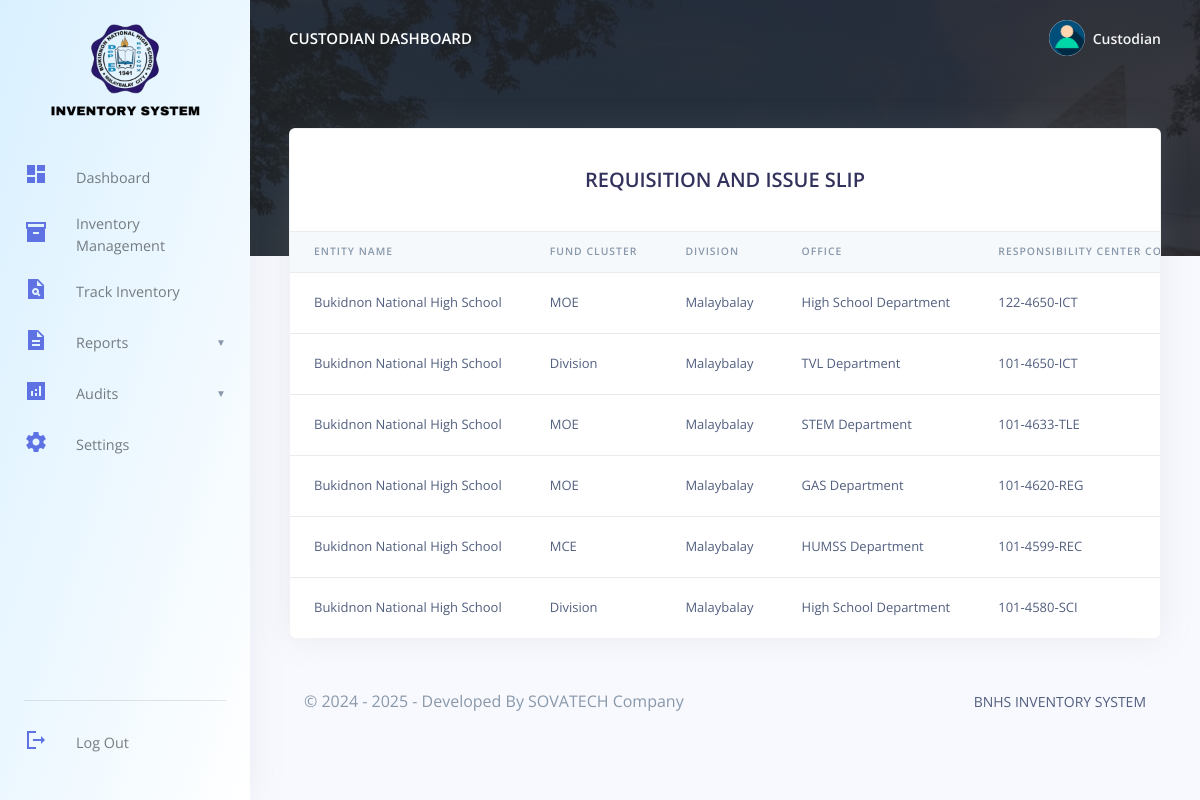
Before: /BNHS/staff/display_ris.php (signed in) with the older database file.
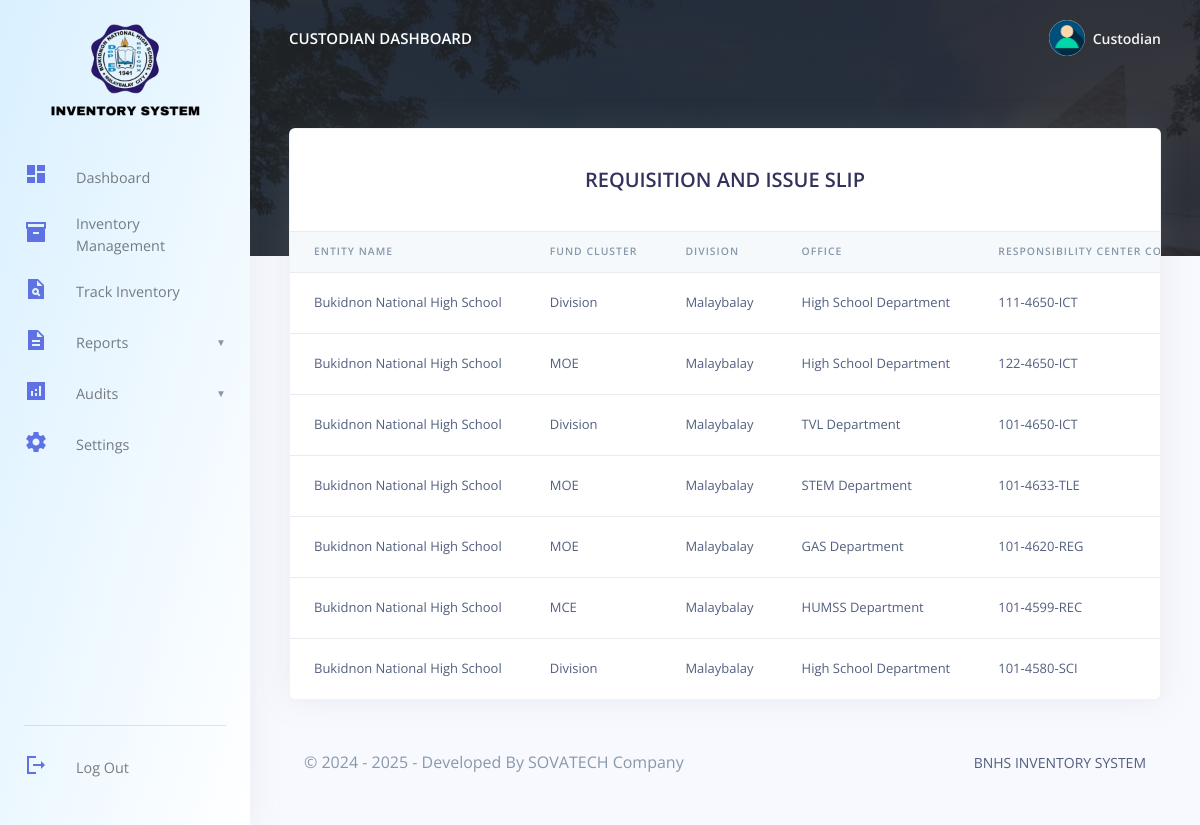
After: the same page with the newer database file.
### tables this page shows
CREATE TABLE `bnhs_staff` (
  `staff_id` varchar(15) NOT NULL,
  `staff_name` varchar(255) DEFAULT NULL,
  `staff_email` varchar(255) DEFAULT NULL,
  `staff_password` varchar(255) DEFAULT NULL,
  `created_at` timestamp(6) NULL DEFAULT current_timestamp(6) ON UPDATE current_timestamp(6),
  `resetcode` int(6) DEFAULT NULL
);

CREATE TABLE `requisition_and_issue_slips` (
  `ris_id` int(11) NOT NULL,
  `entity_id` int(11) NOT NULL,
  `division` varchar(100) DEFAULT NULL,
  `office` varchar(100) DEFAULT NULL,
  `responsibility_code` varchar(50) DEFAULT NULL,
  `ris_no` varchar(50) NOT NULL,
  `purpose` text DEFAULT NULL,
  `requested_by_name` varchar(100) NOT NULL,
  `requested_by_designation` varchar(100) DEFAULT NULL,
  `requested_by_date` date DEFAULT NULL,
  `approved_by_name` varchar(100) DEFAULT NULL,
  `approved_by_designation` varchar(100) DEFAULT NULL,
  `approved_by_date` date DEFAULT NULL,
  `issued_by_name` varchar(100) DEFAULT NULL,
  `issued_by_designation` varchar(100) DEFAULT NULL,
  `issued_by_date` date DEFAULT NULL,
  `received_by_name` varchar(100) DEFAULT NULL,
  `received_by_designation` varchar(100) DEFAULT NULL,
  `received_by_date` date DEFAULT NULL,
  `created_at` timestamp NOT NULL DEFAULT current_timestamp(),
  `updated_at` timestamp NOT NULL DEFAULT current_timestamp() ON UPDATE current_timestamp()
);

CREATE TABLE `entities` (
  `entity_id` int(11) NOT NULL,
  `entity_name` varchar(100) NOT NULL,
  `fund_cluster` varchar(50) NOT NULL,
  `created_at` timestamp NOT NULL DEFAULT current_timestamp(),
  `updated_at` timestamp NOT NULL DEFAULT current_timestamp() ON UPDATE current_timestamp()
);

### BNHS/staff/display_ris.php (the view, shortened to what the changed rows need)
<?php
include('config/config.php');
require_once('partials/_head.php');
?>
<body>
  <?php require_once('partials/_sidebar.php'); ?>
  <div class="main-content">
    <?php require_once('partials/_topnav.php'); ?>
    <div class="container-fluid mt--8">
      <div class="row">
        <div class="col">
          <div class="card shadow">
            <div class="card-header border-0">
              <div class="col">
                <h2 class="text-center mb-3 pt-3 text-uppercase">Requisition and Issue Slip</h2>
              </div>
            </div>
            <div class="table-responsive">
              <table class="table align-items-center table-flush">
                <thead class="thead-light">
                  <tr>
                    <th scope="col">Entity Name</th>
                    <th scope="col">Fund Cluster</th>
                    <th scope="col">Division</th>
                    <th scope="col">Office</th>
                    <th scope="col">Responsibility Center Code</th>
                  </tr>
                </thead>
                <tbody>
                  <?php
                  $ret = "SELECT
                        r.*,
                        e.entity_name,
                        e.fund_cluster
                      FROM requisition_and_issue_slips r
                      JOIN entities e ON r.entity_id = e.entity_id
                      GROUP BY r.ris_no
                      ORDER BY r.created_at DESC, r.ris_id";
                  $stmt = $mysqli->prepare($ret);
                  $stmt->execute();
                  $res = $stmt->get_result();
                  while ($ris = $res->fetch_object()) {
                  ?>
                    <tr>
                      <td><?php echo htmlspecialchars($ris->entity_name); ?></td>
                      <td><?php echo htmlspecialchars($ris->fund_cluster); ?></td>
                      <td><?php echo htmlspecialchars($ris->division); ?></td>
                      <td><?php echo htmlspecialchars($ris->office); ?></td>
                      <td><?php echo htmlspecialchars($ris->responsibility_code); ?></td>
                    </tr>
                  <?php } ?>
                </tbody>
              </table>
            </div>
          </div>
        </div>
      </div>
    </div>
  </div>
</body>
</html>

### BNHS/staff/partials/_sidebar.php (shortened to what the changed rows need)
<?php
$staff_id = $_SESSION['staff_id'];
$ret = "SELECT * FROM   bnhs_staff  WHERE staff_id = '$staff_id'";
$stmt = $mysqli->prepare($ret);
$stmt->execute();
$res = $stmt->get_result();
while ($staff = $res->fetch_object()) {
  ?>
  <nav class="navbar navbar-vertical fixed-left navbar-expand-md navbar-light" id="sidenav-main" style="background: linear-gradient(to bottom right, #d9f0ff, #ffffff);">
    <div class="container-fluid">
      <a class="pt-1 nav-logo-container" href="dashboard.php">
        <img src="assets/img/theme/logos.png" class="nav-logo" alt="...">
      </a>
      <div class="collapse navbar-collapse" id="sidenav-collapse-main">
        <ul class="navbar-nav">
          <li class="nav-item">
            <a class="nav-link" href="dashboard.php">
              <i><span class="material-icons-sharp text-primary">dashboard</span></i> Dashboard
            </a>
          </li>
          <li class="nav-item">
            <a class="nav-link" href="inventory_management.php">
              <i><span class="material-icons-sharp text-primary">inventory_2</span></i> Inventory Management
            </a>
          </li>
          <li class="nav-item">
            <a class="nav-link" href="track_inventory.php">
              <i><span class="material-icons-sharp text-primary">plagiarism</span></i> Track Inventory
            </a>
          </li>
          <li class="nav-item">
            <a class="nav-link" href="#reportsSubmenu" data-toggle="collapse" aria-expanded="false" style="display: flex; align-items: center;">
              <i><span class="material-icons-sharp text-primary">description</span></i> Reports
            </a>
          </li>
          <li class="nav-item">
            <a class="nav-link" href="#AuditsSubmenu" data-toggle="collapse" aria-expanded="false" style="display: flex; align-items: center;">
              <i><span class="material-icons-sharp text-primary">analytics</span></i> Audits
            </a>
          </li>
          <li class="nav-item">
            <a class="nav-link" href="change_profile.php">
              <i><span class="material-icons-sharp text-primary">settings</span></i> Settings
            </a>
          </li>
        </ul>
        <div class="sidebar-footer mt-auto">
          <hr class="my-3">
          <ul class="navbar-nav mb-md-3">
            <li class="nav-item">
              <a class="nav-link" href="logout.php" id="logoutBtn">
                <i><span class="material-icons-sharp text-primary">logout</span></i> Log Out
              </a>
            </li>
          </ul>
        </div>
      </div>
    </div>
  </nav>
<?php } ?>

### BNHS/staff/partials/_topnav.php (shortened to what the changed rows need)
<?php
$staff_id = $_SESSION['staff_id'];
$ret = "SELECT * FROM  bnhs_staff  WHERE staff_id = '$staff_id'";
$stmt = $mysqli->prepare($ret);
$stmt->execute();
$res = $stmt->get_result();
while ($staff = $res->fetch_object()) {
    ?>
    <nav class="navbar navbar-top navbar-expand-md navbar-dark" id="navbar-main">
        <div class="container-fluid">
            <a class="h4 mb-0 text-white text-uppercase d-none d-lg-inline-block"
                href="dashboard.php"><?php echo $staff->staff_name; ?> Dashboard</a>
            <ul class="navbar-nav align-items-center d-none d-md-flex">
                <li class="nav-item dropdown">
                    <a class="nav-link pr-0" href="#" role="button" data-toggle="dropdown" aria-haspopup="true"
                        aria-expanded="false">
                        <div class="media align-items-center">
                            <span class="avatar avatar-sm rounded-circle">
                                <img alt="Image placeholder" src="assets/img/theme/user-a-min.png">
                            </span>
                            <div class="media-body ml-2 d-none d-lg-block">
                                <span class="mb-0 text-sm  font-weight-bold "><?php echo $staff->staff_name; ?></span>
                            </div>
                        </div>
                    </a>
                </li>
            </ul>
        </div>
    </nav>
<?php } ?>

Changed rows visible on the page:
added requisition_and_issue_slips: entity.entity_name "Bukidnon National High School", entity.fund_cluster "Division", division "Malaybalay", office "High School Department", responsibility_code "111-4650-ICT"
